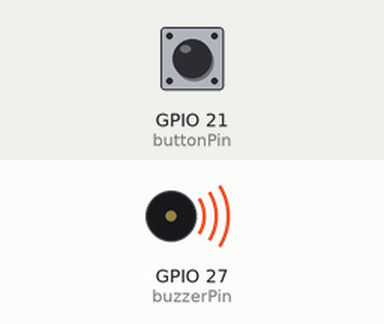
Bench run of a sketch on a simulated ESP32. Parts: buzzer (waves = sounding). Inputs (shaded band) come from the test bench; at power-on: GPIO 21 (buttonPin) HIGH.

Above: at 0.2 s.
At 8.9 s:
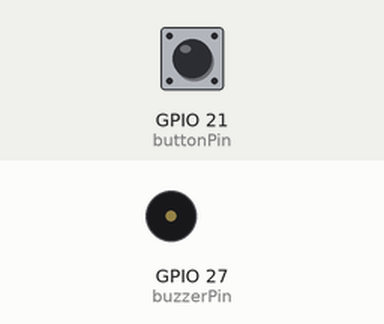
Timing chart, 0 to 18.4 s (numbered marks = the images above):
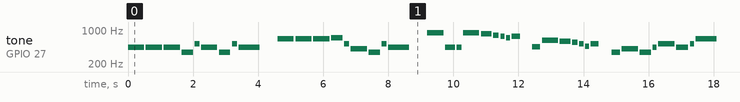

Measured:
- by itself, tone on GPIO 27 (buzzerPin): plays 440 Hz for 0.50 s, 440 Hz for 0.50 s, 440 Hz for 0.50 s, 349 Hz for 0.35 s, 523 Hz for 0.15 s, 440 Hz for 0.50 s … (304 notes in this stretch)

The sketch:

Starwar.ino
```cpp
// Musical Notes
const int c = 261, d = 294, e = 329, f = 349, g = 391, gS = 415, a = 440, aS = 455, b = 466, cH = 523, cSH = 554, dH = 587, dSH = 622, eH = 659, fH = 698, fSH = 740, gH = 784, gSH = 830, aH = 880;

const int buzzerPin = 27; // Set to GPIO 27
const int buttonPin = 21; // Set to GPIO 21

// Speed Control Variables
volatile float speedMultiplier = 1.0;
volatile int speedStage = 3;
volatile unsigned long lastButtonPress = 0;

void IRAM_ATTR handleButton() {
  unsigned long now = millis();
  // 250ms Debounce
  if (now - lastButtonPress > 250) {
    speedStage++;
    if (speedStage > 5) speedStage = 1;

    if (speedStage == 1)      speedMultiplier = 1.50; // Slowest
    else if (speedStage == 2) speedMultiplier = 1.25;
    else if (speedStage == 3) speedMultiplier = 1.00; // Normal
    else if (speedStage == 4) speedMultiplier = 0.75;
    else if (speedStage == 5) speedMultiplier = 0.50; // Fastest

    lastButtonPress = now;
  }
}

void setup() {
  pinMode(buzzerPin, OUTPUT);
  pinMode(buttonPin, INPUT_PULLUP);

  // Attach Interrupt: Note the IRAM_ATTR for ESP32 stability
  attachInterrupt(digitalPinToInterrupt(buttonPin), handleButton, FALLING);
}

void loop() {
  firstSection();
  secondSection();

  // Variant 1
  beep(f, 250); beep(gS, 500); beep(f, 350); beep(a, 125);
  beep(cH, 500); beep(a, 375); beep(cH, 125); beep(eH, 650);
  smartDelay(500);

  secondSection();

  // Variant 2
  beep(f, 250); beep(gS, 500); beep(f, 375); beep(cH, 125);
  beep(a, 500); beep(f, 375); beep(cH, 125); beep(a, 650);
  smartDelay(650);
}

void smartDelay(int ms) {
  delay(ms * speedMultiplier);
}

void beep(int note, int duration) {
  int adjDuration = duration * speedMultiplier;

  tone(buzzerPin, note, adjDuration);
  delay(adjDuration);

  noTone(buzzerPin);
  delay(50 * speedMultiplier);
}

void firstSection() {
  beep(a, 500); beep(a, 500); beep(a, 500); beep(f, 350); beep(cH, 150);
  beep(a, 500); beep(f, 350); beep(cH, 150); beep(a, 650);
  smartDelay(500);

  beep(eH, 500); beep(eH, 500); beep(eH, 500); beep(fH, 350); beep(cH, 150);
  beep(gS, 500); beep(f, 350); beep(cH, 150); beep(a, 650);
  smartDelay(500);
}

void secondSection() {
  beep(aH, 500); beep(a, 300); beep(a, 150); beep(aH, 500); beep(gSH, 325);
  beep(gH, 175); beep(fSH, 125); beep(fH, 125); beep(fSH, 250);
  smartDelay(325);

  beep(aS, 250); beep(dSH, 500); beep(dH, 325); beep(cSH, 175);
  beep(cH, 125); beep(b, 125); beep(cH, 250);
  smartDelay(350);
}
```
